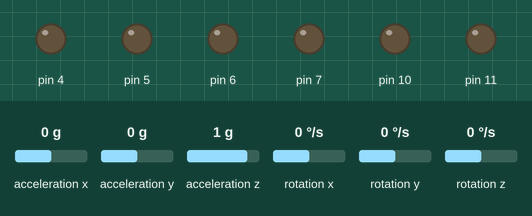
Recording of a sketch running on a simulated Arduino Uno, built with avr-gcc and run on an emulated ATmega328P. Shown: output pins drawn as LEDs (lit = HIGH). Wiring (inferred from the names in the program): MPU-6050 motion sensor at I2C address 0x68. Inputs (shaded band) come from the test bench; at power-on: rotation x 0 °/s, acceleration x 0 g, acceleration y 0 g, acceleration z 1 g, rotation y 0 °/s, rotation z 0 °/s. What the sketch prints to the serial monitor is not drawn.

Above: at 9.4 s.
9.5 s: rotation x set to -192 °/s
At 10.4 s:
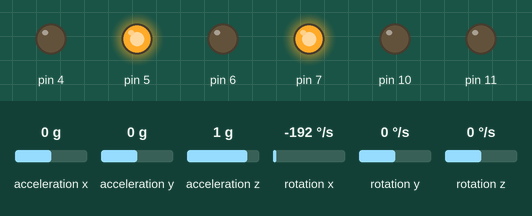
11.0 s: rotation x set to 90 °/s
14.0 s: rotation x set to 101 °/s
15.6 s: rotation x set to -45 °/s
18.6 s: rotation x set to -51 °/s
20.2 s: rotation x set to 100 °/s
At 21.3 s:
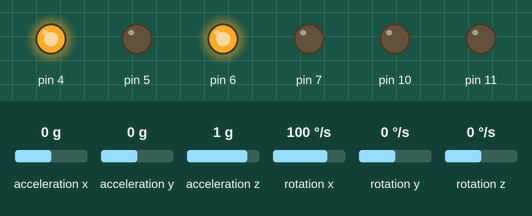
Timing chart, 0 to 23.2 s (numbered marks = the images above; inputs shaded):
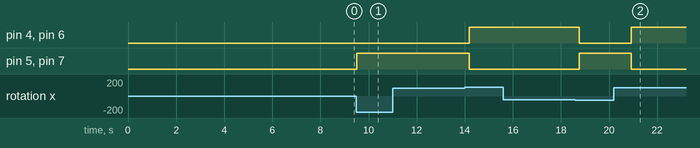

Measured:
- after the input at 9.5 s, pin 5, pin 7: LOW → HIGH at once
- after the input at 20.2 s, pin 4, pin 6: LOW → HIGH after 0.73 s; pin 5, pin 7: HIGH → LOW after 0.73 s

The sketch:

SBR2_ANGLE.ino
```cpp
#include <Wire.h>
#include <MPU6050.h>
#include <I2Cdev.h>
const int addr = 0x68;
long long unsigned int loop_timer, count=0;
float A_X,A_Y,A_Z,a,G_X,G_x_ang,dps,x=0,m=0,n=0,a_y,set_angle=0;
unsigned long k=0;
boolean sk,flag;
float E=0, P=0, I=0, D=0, O=0, kp=0, ki=0, kd=0, PE=0, lt_pwm=0, rt_pwm=0;
int cmd;
void setup() {
  Wire.begin();
  Wire.beginTransmission(addr);
  Wire.write(0x6B);
  Wire.write(0);
  Wire.endTransmission(true);
  Serial.begin(115200);

  // CHANGING SENSITIVITY OF GYRO TO 500 DPS
  Wire.beginTransmission(addr);
  Wire.write(0x1B);
  Wire.write(0x08);
  Wire.endTransmission(true);

  Serial.println(F("CALIBRATING GYROSCOPE .....  17secs"));
  while(count++ < 2000)
  {
    loop_timer = millis();

    Wire.beginTransmission(addr);
    Wire.write(0x3B);
    Wire.endTransmission(false);
    Wire.requestFrom(addr,14,true);

    A_X = Wire.read()<<8 | Wire.read();
    A_Y = Wire.read()<<8 | Wire.read();
    A_Z = Wire.read()<<8 | Wire.read();
    Wire.read()<<8 | Wire.read(); //TEMPERATURE
    G_X = Wire.read()<<8 | Wire.read();
    Wire.read()<<8 | Wire.read();
    Wire.read()<<8 | Wire.read();

    dps = G_X/65.5;

    A_X /= 10000;
    A_Y /= 10000;
    A_Z /= 10000;

    if(!flag)
     {
       G_x_ang = a_y;
       flag = HIGH;
     }

    G_x_ang += (dps * 0.003);
    a = sqrt(pow(A_X,2)+pow(A_Y,2)+pow(A_Z,2));
    a_y = acos(A_Z/a)*57.2958;
    set_angle += (a_y * (G_x_ang/abs(G_x_ang)) );

    while((millis()-loop_timer)<3);
}

  set_angle /= 2000;

  MPU6050 accelgyro(addr);
  accelgyro.setXAccelOffset(-646);
  accelgyro.setYAccelOffset(-1290);
  accelgyro.setZAccelOffset(1532);
  accelgyro.setXGyroOffset(23);

  Serial.println(F("DONE"));
  delay(200);

  pinMode(4,OUTPUT);
  pinMode(5,OUTPUT);
  pinMode(6,OUTPUT);
  pinMode(7,OUTPUT);

  count = 0;
  delay(2000);
  digitalWrite(3,HIGH);
}


void loop()
{
  loop_timer = millis();

  Wire.beginTransmission(addr);
  Wire.write(0x3B);
  Wire.endTransmission(false);

  Wire.requestFrom(addr,14,true);

  A_X = Wire.read()<<8 | Wire.read();
  A_Y = Wire.read()<<8 | Wire.read();
  A_Z = Wire.read()<<8 | Wire.read();
        Wire.read()<<8 | Wire.read();
  G_X = Wire.read()<<8 | Wire.read();
        Wire.read()<<8 | Wire.read();
        Wire.read()<<8 | Wire.read();

  A_X = A_X/10000;
  A_Y = A_Y/10000;
  A_Z = A_Z/10000;

  a = sqrt(pow(A_X,2)+pow(A_Y,2)+pow(A_Z,2));
  a_y = acos(A_Z/a)*57.2958;

  if(sk==LOW && (abs(int(a_y)) <5))
  {
    G_x_ang = a_y;

    sk = HIGH;


    kp = 2.15;         //6           //45
    ki = 0;
    kd = 0.05;      //0.5      //1          //1.7                                                                                                                                                                                                                                                                                                                                                                                                                                                                                                                                                                                                                                                                                                                                                                                                                                                                                                                                                                                                                                                                                                                                                                                                                                                                                                                                                                                                         25;//2.2;//.63//.94//2.25   //0.005

    count = 0;
    Serial.println(F("###############"));
  }

  dps = (G_X-x)/65.5;

  if(dps>500)
    while(1)
      Serial.println(F("!!!!  ERROR  !!!!"));

  G_x_ang += (dps*0.004);

  E = a_y+set_angle;
  Serial.println(E);

  P = kp*E;
  I = ki*I;
  I = I + E;
  D = kd*((E-PE));
  PE = E;
  O = P + I + D;

  rt_pwm = O+80;
  lt_pwm = O+80;

  analogWrite(10,lt_pwm);
  analogWrite(11,rt_pwm);

  if(G_x_ang > 0 && sk)
  {
   digitalWrite(4,HIGH);
   digitalWrite(5,LOW);
   digitalWrite(6,HIGH);
   digitalWrite(7,LOW);
  }
  else if(G_x_ang < 0 && sk)
  {
    digitalWrite(4,LOW);
    digitalWrite(5,HIGH);
    digitalWrite(6,LOW);
    digitalWrite(7,HIGH);
  }

  while((millis()-loop_timer) < 4);
}
```
